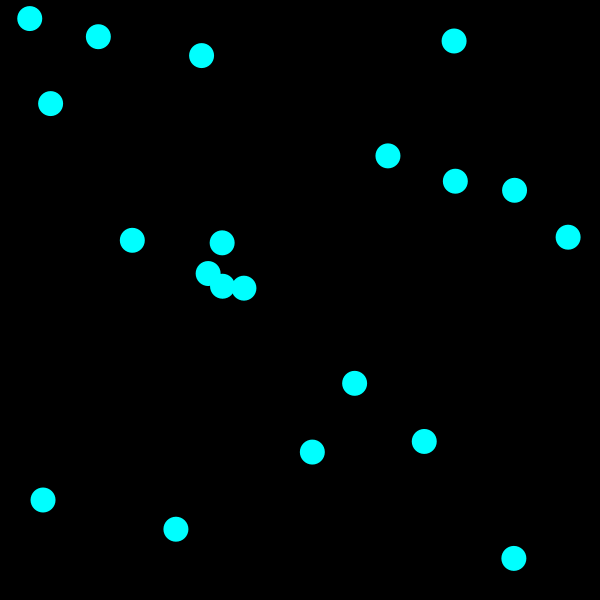
Frame 1 (no input)
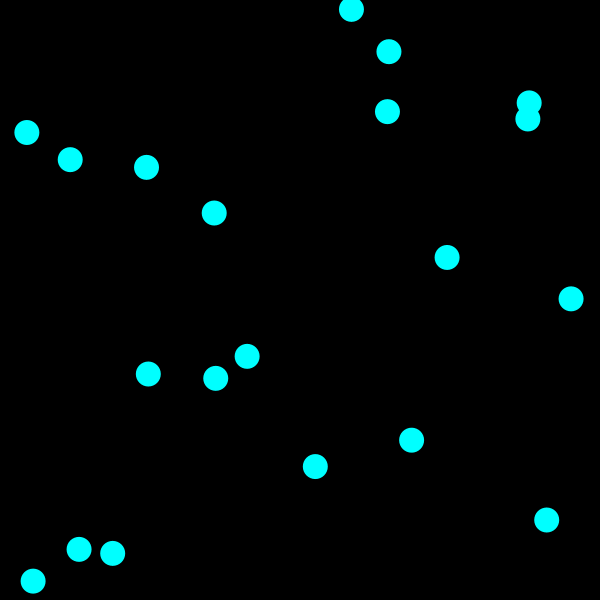
Frame 60 (the mouse pressed at the canvas centre just before this capture)
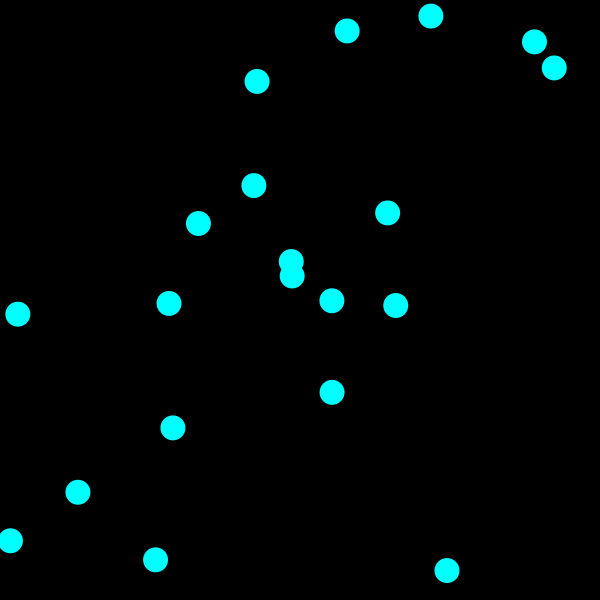
Frame 120 (the mouse held since frame 60 and released just before this capture)

The Processing sketch that drew these frames (run headless with seeded random() and noise(); from frame 60 on, the mouse is pressed at the canvas centre):

// Processing sketch: processing_106012
// ── processing_106012.pde

int ballNumber = 20;
float[] xPos = new float[ballNumber];
float[] yPos = new float[ballNumber];
float[] xSpeed = new float[ballNumber];
float[] ySpeed = new float[ballNumber];
int ballSize = 25;

void setup(){
  size(600,600);
  noStroke();
  for(int i=0; i<ballNumber; i++){
  xPos[i] = random(0,width);
  yPos[i] = random(0,height);
  xSpeed[i] = random(-5,5);
  ySpeed[i] = random(-3,7);  
  }
}


void draw(){
  background(0);
  for(int i=0; i<ballNumber; i++){
  fill(0,255,255);
  ellipse(xPos[i],yPos[i],ballSize,ballSize);
  xPos[i]= xPos[i] + xSpeed[i];
  yPos[i] = yPos[i] + ySpeed[i]*1;
  if(xPos[i]>width-ballSize/2||xPos[i]<ballSize/2){
      xSpeed[i] = xSpeed[i]*-1;
      //xPos[i]=width-ballSize/2;
      
  }
   if(yPos[i]>height-ballSize/2||yPos[i]<ballSize/2){
      ySpeed[i] = ySpeed[i]*-1;
     // yPos[i]=height-ballSize/2;
    }  
    
//   if(yPos[i]<height-ballSize&&ySpeed;[i]<0.2&&ySpeed;[i]>-.02){
//     ySpeed[i]=0;
//   
//   }
    

      for(int j=0;j<ballNumber;j++){
        if(i!=j)
        {
          if(dist(xPos[i],yPos[i],xPos[j],yPos[j])<ballSize/2){
                xSpeed[i]=xSpeed[i]*-1;
                ySpeed[i]=ySpeed[i]*-1;
          
          } 
        }  
        



    }}}
